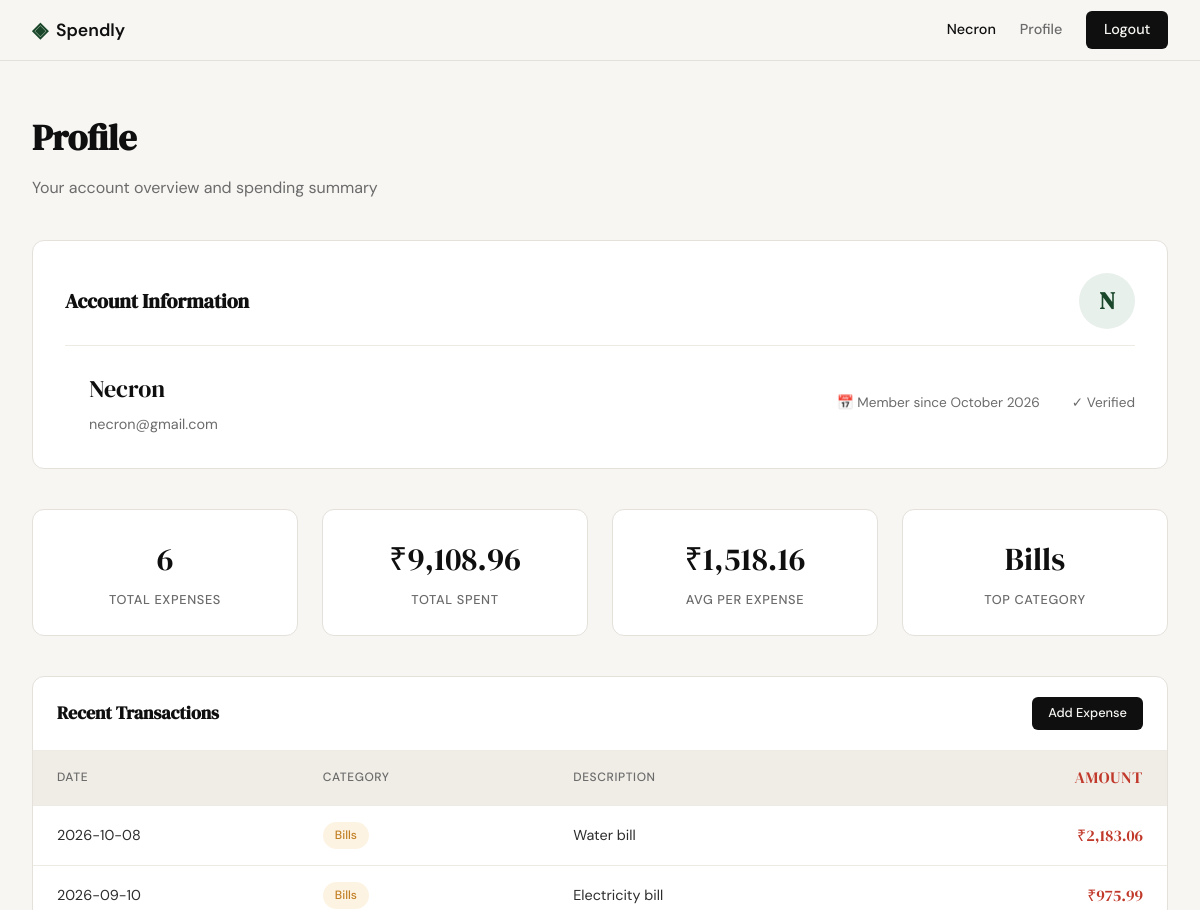
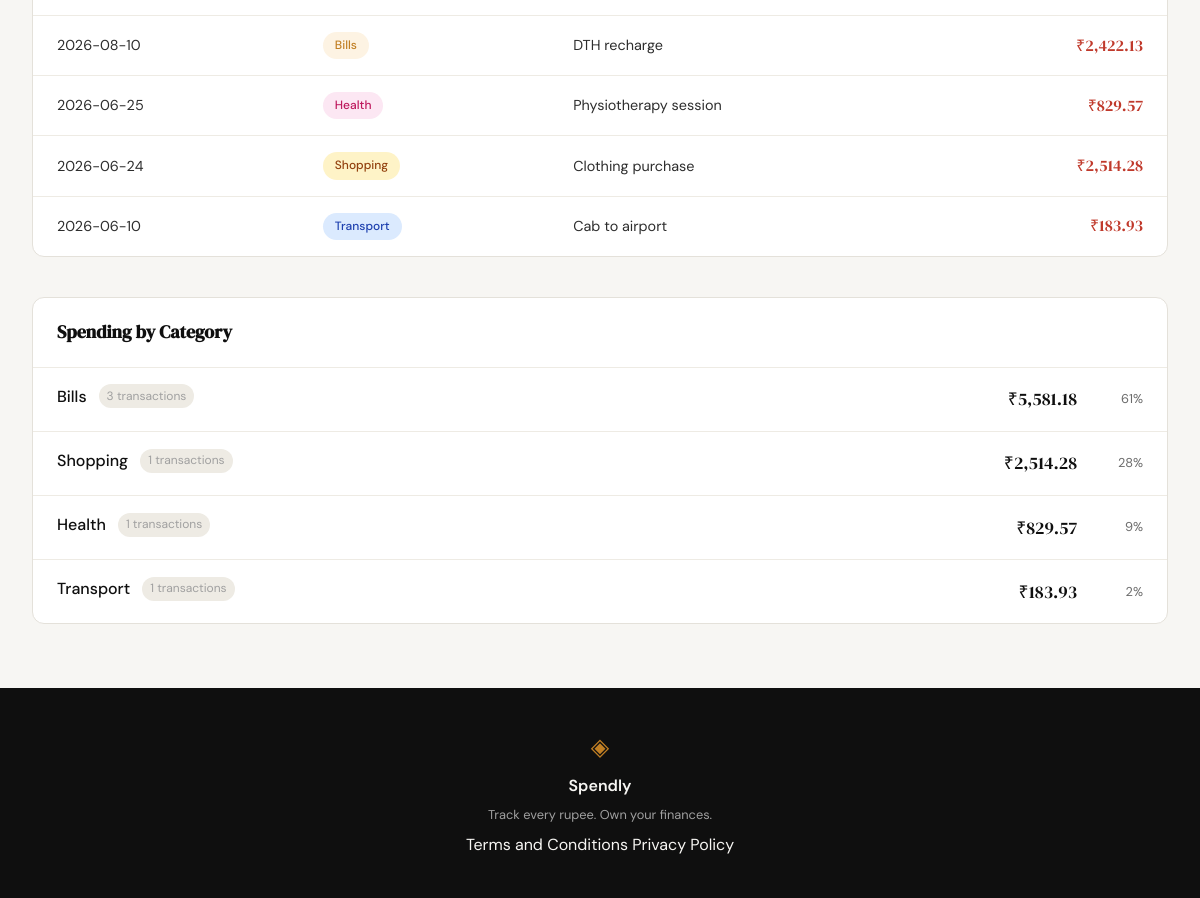
Page /profile (signed in) on the committed database (2 pictures, top to bottom).
### tables this page shows
CREATE TABLE users (
            id INTEGER PRIMARY KEY AUTOINCREMENT,
            name TEXT NOT NULL,
            email TEXT UNIQUE NOT NULL,
            password_hash TEXT NOT NULL,
            created_at TEXT DEFAULT CURRENT_TIMESTAMP
        );

CREATE TABLE expenses (
            id INTEGER PRIMARY KEY AUTOINCREMENT,
            user_id INTEGER NOT NULL REFERENCES users(id),
            amount REAL NOT NULL,
            category TEXT NOT NULL,
            date TEXT NOT NULL,
            description TEXT,
            created_at TEXT DEFAULT CURRENT_TIMESTAMP
        );

### app.py (the view)
@app.route("/profile")
def profile():
    if not session.get("user_id"):
        flash("Please sign in to view your profile", "error")
        return redirect(url_for("login"))
    user_id = session["user_id"]
    user = get_user_profile(user_id)
    if not user:
        flash("User not found", "error")
        return redirect(url_for("logout"))
    stats_raw = get_summary_stats(user_id)
    transactions = get_recent_transactions(user_id, limit=10)
    categories = get_category_breakdown(user_id)
    stats = {
        "total_expenses": stats_raw["transaction_count"],
        "total_spent": stats_raw["total_spent"],
        "avg_per_expense": round(stats_raw["total_spent"] / stats_raw["transaction_count"], 2) if stats_raw["transaction_count"] > 0 else 0,
        "top_category": stats_raw["top_category"] or "—"
    }
    return render_template("profile.html",
                          user=user,
                          stats=stats,
                          transactions=transactions,
                          categories=categories)

### database/db.py (called while the page is built)
def get_db():
    db_path = os.path.join(os.path.dirname(os.path.dirname(os.path.abspath(__file__))), "spendly.db")
    conn = sqlite3.connect(db_path)
    conn.row_factory = sqlite3.Row
    conn.execute("PRAGMA foreign_keys = ON")
    return conn

### database/queries.py (called while the page is built)
def get_user_by_id(user_id: int) -> dict | None:
    conn = get_db()
    cursor = conn.cursor()
    cursor.execute("SELECT * FROM users WHERE id = ?", (user_id,))
    user = cursor.fetchone()
    conn.close()
    if user:
        created = user["created_at"]
        try:
            dt = datetime.fromisoformat(created.replace("Z", "+00:00"))
            member_since = dt.strftime("%B %Y")
        except Exception:
            member_since = "Unknown"
        return {
            "name": user["name"],
            "email": user["email"],
            "member_since": member_since
        }
    return None

def get_recent_transactions(user_id: int, limit: int = 10, offset: int = 0) -> list:
    conn = get_db()
    cursor = conn.cursor()
    cursor.execute("""
        SELECT date, category, description, amount
        FROM expenses WHERE user_id = ?
        ORDER BY date DESC, id DESC
        LIMIT ? OFFSET ?
    """, (user_id, limit, offset))
    transactions = [dict(row) for row in cursor.fetchall()]
    conn.close()
    return transactions

def get_category_breakdown(user_id: int) -> list:
    conn = get_db()
    cursor = conn.cursor()
    cursor.execute("""
        SELECT category, SUM(amount) as amount, COUNT(*) as count
        FROM expenses WHERE user_id = ?
        GROUP BY category ORDER BY amount DESC
    """, (user_id,))
    rows = cursor.fetchall()
    conn.close()
    if not rows:
        return []
    total = sum(row["amount"] for row in rows)
    breakdown = []
    for row in rows:
        pct = round((row["amount"] / total) * 100) if total > 0 else 0
        breakdown.append({
            "category": row["category"],
            "amount": row["amount"],
            "percentage": pct,
            "count": row["count"]
        })
    pct_sum = sum(c["percentage"] for c in breakdown)
    if pct_sum != 100 and breakdown:
        diff = 100 - pct_sum
        breakdown[0]["percentage"] += diff
    return breakdown

### templates/profile.html (shortened to what this page needs)
{% extends "base.html" %}
{% block content %}
<section class="profile-section">
    <header class="profile-header">
        <h1 class="profile-title">Profile</h1>
        <p class="profile-subtitle">Your account overview and spending summary</p>
    </header>
    <div class="profile-card">
        <div class="profile-card-header">
            <h2 class="profile-card-title">Account Information</h2>
            <div class="profile-user-avatar">
                {{ user.name[0].upper() }}
            </div>
        </div>
        <div style="display: flex; align-items: center; gap: 1.5rem; flex-wrap: wrap;">
            <div class="profile-user-info">
                <div class="profile-user-name">{{ user.name }}</div>
                <div class="profile-user-email">{{ user.email }}</div>
            </div>
            <div class="profile-user-meta">
                <span>📅 Member since {{ user.member_since }}</span>
                <span>✓ Verified</span>
            </div>
        </div>
    </div>
    <div class="stats-grid">
        <div class="stat-card">
            <div class="stat-value">{{ stats.total_expenses }}</div>
            <div class="stat-label">Total Expenses</div>
        </div>
        <div class="stat-card">
            <div class="stat-value">₹{{ "{:,.2f}".format(stats.total_spent) }}</div>
            <div class="stat-label">Total Spent</div>
        </div>
        <div class="stat-card">
            <div class="stat-value">₹{{ "{:,.2f}".format(stats.avg_per_expense) }}</div>
            <div class="stat-label">Avg per Expense</div>
        </div>
        <div class="stat-card">
            <div class="stat-value">{{ stats.top_category }}</div>
            <div class="stat-label">Top Category</div>
        </div>
    </div>
    <div class="table-section">
        <div class="table-section-header">
            <h3 class="table-section-title">Recent Transactions</h3>
            <a href="{{ url_for('add_expense') }}" class="btn-primary" style="font-size: 0.8rem; padding: 0.4rem 1rem;">Add Expense</a>
        </div>
        {% if transactions %}
        <table class="transactions-table">
            <thead>
                <tr>
                    <th>Date</th>
                    <th>Category</th>
                    <th>Description</th>
                    <th class="amount">Amount</th>
                </tr>
            </thead>
            <tbody>
                {% for txn in transactions %}
                <tr>
                    <td>{{ txn.date }}</td>
                    <td>
                        <span class="category-badge category-badge-{{ txn.category.lower() }}">
                            {{ txn.category }}
                        </span>
                    </td>
                    <td>{{ txn.description }}</td>
                    <td class="amount">₹{{ "{:,.2f}".format(txn.amount) }}</td>
                </tr>
                {% endfor %}
            </tbody>
        </table>
        {% else %}
        <div class="empty-state">
            <div class="empty-state-icon">📝</div>
            <p>No transactions yet. <a href="{{ url_for('add_expense') }}" style="color: var(--accent);">Add your first expense</a></p>
        </div>
        {% endif %}
    </div>
    <div class="category-section">
        <div class="table-section-header">
            <h3 class="table-section-title">Spending by Category</h3>
        </div>
        <div class="category-list">
            {% for cat in categories %}
            <div class="category-item">
                <div class="category-item-info">
                    <div class="category-item-header">
                        <span class="category-item-name">{{ cat.category }}</span>
                        <span class="category-item-count">{{ cat.count }} transactions</span>
                    </div>
                </div>
                <div class="category-item-amount">₹{{ "{:,.2f}".format(cat.amount) }}</div>
                <div class="category-item-percentage">{{ cat.percentage }}%</div>
            </div>
            {% endfor %}
        </div>
    </div>
</section>
{% endblock %}

### templates/base.html (shortened to what this page needs)
<!DOCTYPE html>
<html lang="en">
<head>
    <link rel="stylesheet" href="{{ url_for('static', filename='css/style.css') }}">
</head>
<body>
    <nav class="navbar">
        <div class="nav-inner">
            <a href="{{ url_for('landing') }}" class="nav-brand">
                <span class="brand-icon">◈</span>
                <span class="brand-name">Spendly</span>
            </a>
            <div class="nav-links">
                {% if session.user_id %}
                    <span class="nav-user">{{ session.user_name }}</span>
                    <a href="{{ url_for('profile') }}">Profile</a>
                    <a href="{{ url_for('logout') }}" class="nav-cta">Logout</a>
                {% else %}
                    <a href="{{ url_for('login') }}">Sign in</a>
                    <a href="{{ url_for('register') }}" class="nav-cta">Get started</a>
                {% endif %}
            </div>
        </div>
    </nav>
    <main class="main-content">
        {% block content %}{% endblock %}
    </main>
    <footer class="footer">
        <div class="footer-inner">
            <span class="brand-icon">◈</span>
            <span class="footer-name">Spendly</span>
            <p class="footer-copy">Track every rupee. Own your finances.</p>
            <div class="footer-links">
                <a href="{{ url_for('terms') }}">Terms and Conditions</a>
                <a href="{{ url_for('privacy') }}">Privacy Policy</a>
            </div>
        </div>
    </footer>
</body>
</html>

### rows in the picture
users: user_name "Necron", name "N", name "Necron", email "necron@gmail.com"
expenses: date "2026-10-08", category "Bills", description "Water bill", amount "2,183.06"
expenses: date "2026-09-10", category "Bills", description "Electricity bill", amount "975.99"
expenses: date "2026-08-10", category "Bills", description "DTH recharge", amount "2,422.13"
expenses: date "2026-06-25", category "Health", description "Physiotherapy session", amount "829.57", count "1", percentage "9"
expenses: date "2026-06-24", category "Shopping", description "Clothing purchase", amount "2,514.28", count "1", percentage "28"
expenses: date "2026-06-10", category "Transport", description "Cab to airport", amount "183.93", count "1", percentage "2"

### other values in the picture
{{ user.member_since }} "October 2026"
{{ stats.total_expenses }} "6"
{{ "{:,.2f}".format(stats.total_spent) }} "9,108.96"
{{ "{:,.2f}".format(stats.avg_per_expense) }} "1,518.16"
{{ stats.top_category }} "Bills"
{{ cat.category }} "Bills"
{{ cat.count }} "3"
{{ "{:,.2f}".format(cat.amount) }} "5,581.18"
{{ cat.percentage }} "61"
